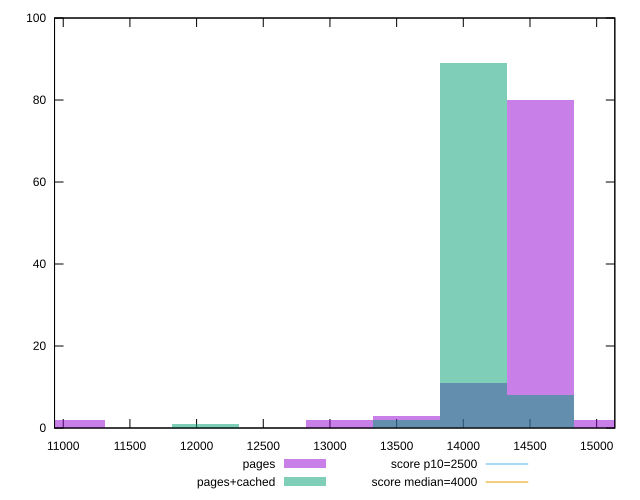

The script that saved this image:
reset

$pages <<EOF
11060.05648806273 2
14076.435530261657 11
14579.165370628145 80
15081.895210994631 2
13573.705689895169 3
13070.97584952868 2
EOF

$pagesCached <<EOF
12065.516168795706 1
14579.165370628145 8
14076.435530261657 89
13573.705689895169 2
EOF

set key outside below
set boxwidth 502.72984036648774
set xrange [10934.695499999998:15136.189999999999]
set yrange [0:100]
set trange [0:100]
set style fill transparent solid 0.5 noborder

set parametric
set terminal svg size 640, 500 enhanced background rgb 'white'
set output "report_0_00242021-02-20T12:25:28.543Z/largest-contentful-paint/comparison/histogram/0_vs_1.svg"

plot $pages title "pages" with boxes, \
     $pagesCached title "pages+cached" with boxes, \
     2500,t title "score p10=2500", \
     4000,t title "score median=4000"

reset
